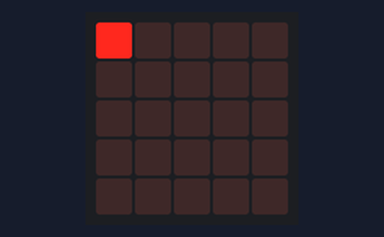
Bench run of a program on a simulated BBC micro:bit (MakeCode). Shown: the board's 5×5 LED display.

Above: at 0.05 s.
At 0.65 s:
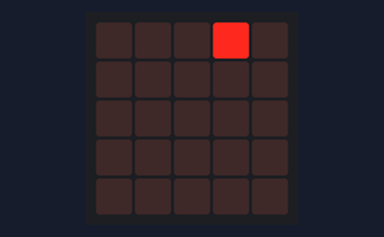
At 1.25 s:
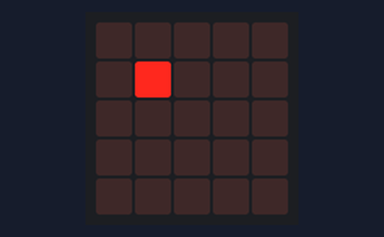
At 2.65 s:
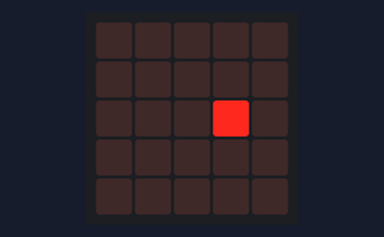
At 4.05 s:
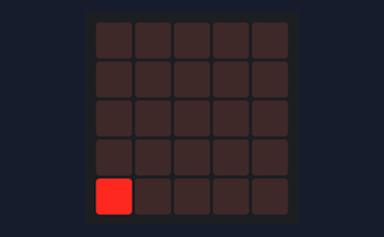
At 5.47 s:
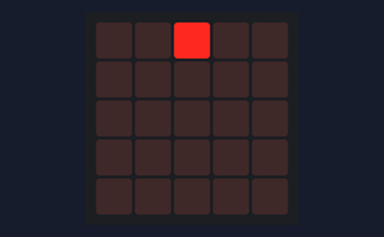

Measured:
- by itself, everything shown: repeats every 5.0 s, in 50 steps

The program:

main.ts
```typescript
let x = 0
let y = 0
basic.forever(function () {
    for (let y = 0; y <= 4; y++) {
        for (let x = 0; x <= 4; x++) {
            led.plot(x, y)
            basic.pause(100)
            led.unplot(x, y)
            basic.pause(100)
        }
    }
})
```

test.ts
```typescript
// 在這裡測試；當此封包作為擴充功能時，將不會編譯此內容。
```
